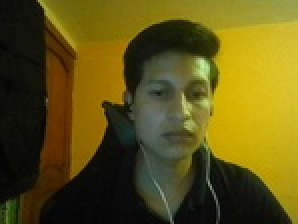
#> input picture dataset/Alex/Alex_100.jpg, 149 x 112 px, shrunk from 640 x 480 before the run (shown 2 times larger); its folder holds only this picture in this run
$ python process_dataset.py
#> lines starting #> are read from the running program, lines starting #| are printed output that depends on the picture
import cv2
import os
import glob

BASE_DIR = os.path.dirname(os.path.abspath(__file__))
INPUT_DIR = os.path.join(BASE_DIR, '../../dataset')
OUTPUT_DIR = os.path.join(BASE_DIR, 'dataset_cropped')

def process_dataset():
    if not os.path.exists(INPUT_DIR):
        print(f"Input directory {INPUT_DIR} not found.")
        return

    # Load detectors
    cascade_path = cv2.data.haarcascades + 'haarcascade_frontalface_default.xml'
    profile_cascade_path = cv2.data.haarcascades + 'haarcascade_profileface.xml'

    face_cascade = cv2.CascadeClassifier(cascade_path)
    profile_cascade = cv2.CascadeClassifier(profile_cascade_path)

    classes = ['Alex', 'Oscar', 'Unknown']

    total_processed = 0
    total_faces = 0

    for class_name in classes:
        input_class_dir = os.path.join(INPUT_DIR, class_name)
        output_class_dir = os.path.join(OUTPUT_DIR, class_name)

        if not os.path.exists(output_class_dir):
            os.makedirs(output_class_dir)

        image_paths = glob.glob(os.path.join(input_class_dir, '*.jpg'))
        print(f"Processing {class_name}: {len(image_paths)} images...")

        for img_path in image_paths:
            img = cv2.imread(img_path)
#> img is the input picture: shape (112, 149, 3); mean B, G, R 20.9, 83.7, 95.3
            if img is None: continue

            gray = cv2.cvtColor(img, cv2.COLOR_BGR2GRAY)
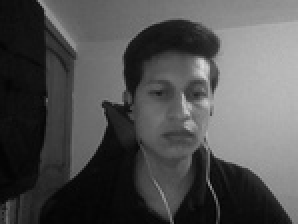
#> gray: shape (112, 149) (shown 2 times larger); min 3, max 218, mean 80

            # 1. Try Frontal Face
            faces = face_cascade.detectMultiScale(gray, 1.1, 4)
#> faces = [[62, 25, 54, 54]]

            # 2. If no frontal face, try Profile Face
            if len(faces) == 0:
                faces = profile_cascade.detectMultiScale(gray, 1.1, 4)

            # 3. If still no face, try flipped Profile Face (for the other side)
            if len(faces) == 0:
                flipped_gray = cv2.flip(gray, 1)
                faces_flipped = profile_cascade.detectMultiScale(flipped_gray, 1.1, 4)

                if len(faces_flipped) > 0:
                    # We found a face in the flipped image.
                    # We need to calculate the coordinates in the original image.
                    # x_original = width - x_flipped - w_flipped
                    h_img, w_img = gray.shape
                    faces = []
                    for (x, y, w, h) in faces_flipped:
                        x_orig = w_img - x - w
                        faces.append((x_orig, y, w, h))

            if len(faces) > 0:
                # Take the largest face
                faces = sorted(faces, key=lambda x: x[2]*x[3], reverse=True)
                x, y, w, h = faces[0]
#> x = 62; y = 25; w = 54; h = 54

                # Crop
                face_img = img[y:y+h, x:x+w]
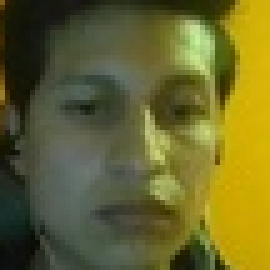
#> face_img: shape (54, 54, 3) (shown 5 times larger); mean B, G, R 43.5, 101.1, 103.6

                # Save
                filename = os.path.basename(img_path)
                save_path = os.path.join(output_class_dir, filename)
                cv2.imwrite(save_path, face_img)
                total_faces += 1
            else:
                # If no face detected, maybe save original?
                # No, better to skip bad data for training.
                pass

            total_processed += 1
#> pass 2 of the loop in process_dataset, `for class_name in classes:`:
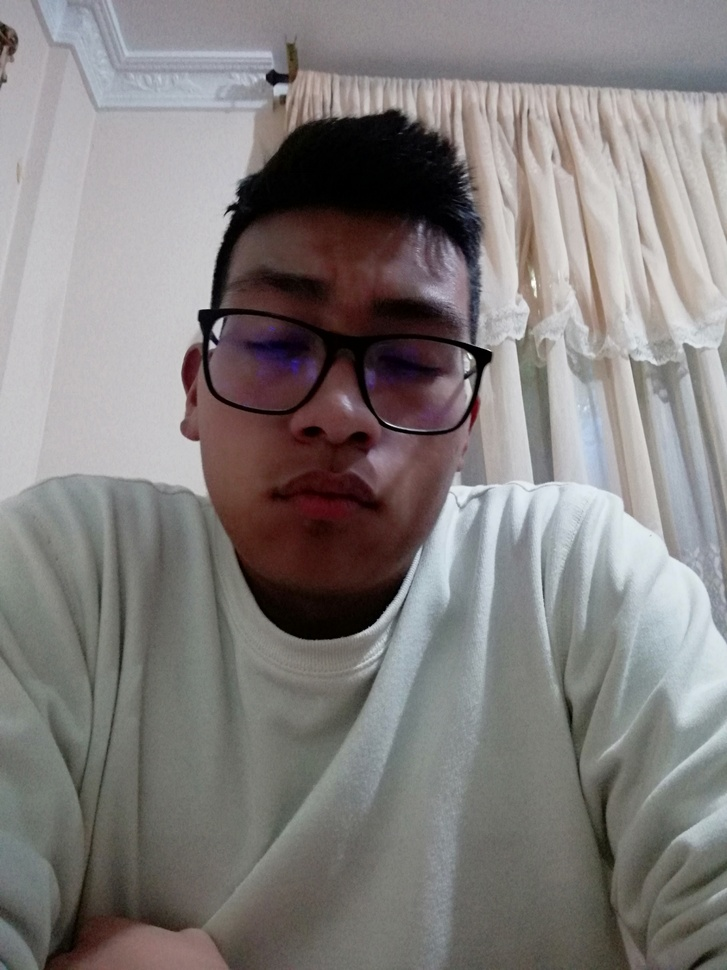
#> input picture dataset/Oscar/Oscargr_019.jpg, 727 x 970 px, shrunk from 3120 x 4160 before the run
#> in process_dataset, img is the input picture: shape (970, 727, 3); mean B, G, R 125, 126.1, 130.2
#> in process_dataset, `gray = cv2.cvtColor(img, cv2.COLOR_BGR2GRAY)`:
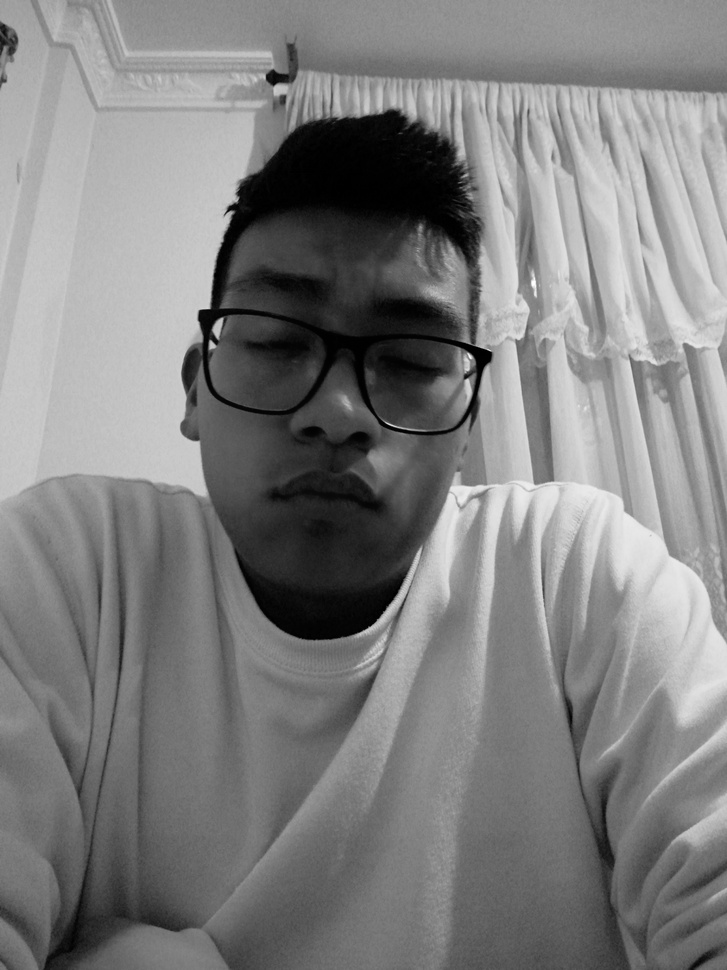
#> gray: shape (970, 727); min 0, max 254, mean 127.2
#> faces = [[433, 355, 54, 54], [518, 136, 54, 54]]
#> x = 433; y = 355
#> in process_dataset, `face_img = img[y:y+h, x:x+w]`:
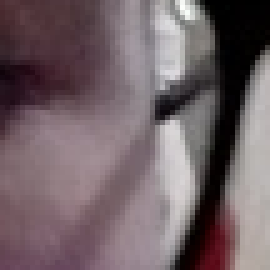
#> face_img: shape (54, 54, 3) (shown 5 times larger); mean B, G, R 102.8, 98.1, 113.5

    print(f"Done. Processed {total_processed} images. Saved {total_faces} cropped faces to {OUTPUT_DIR}")

if __name__ == "__main__":
    process_dataset()
